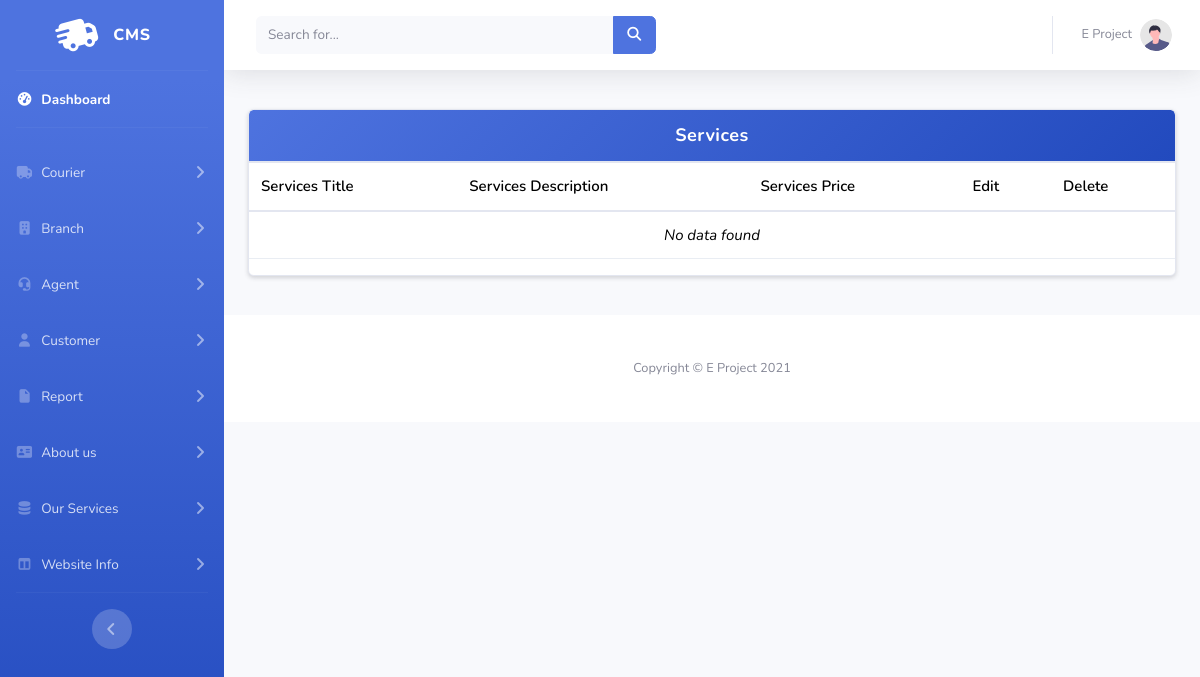
Page /Admin/ShowServices.php on the earlier database version.
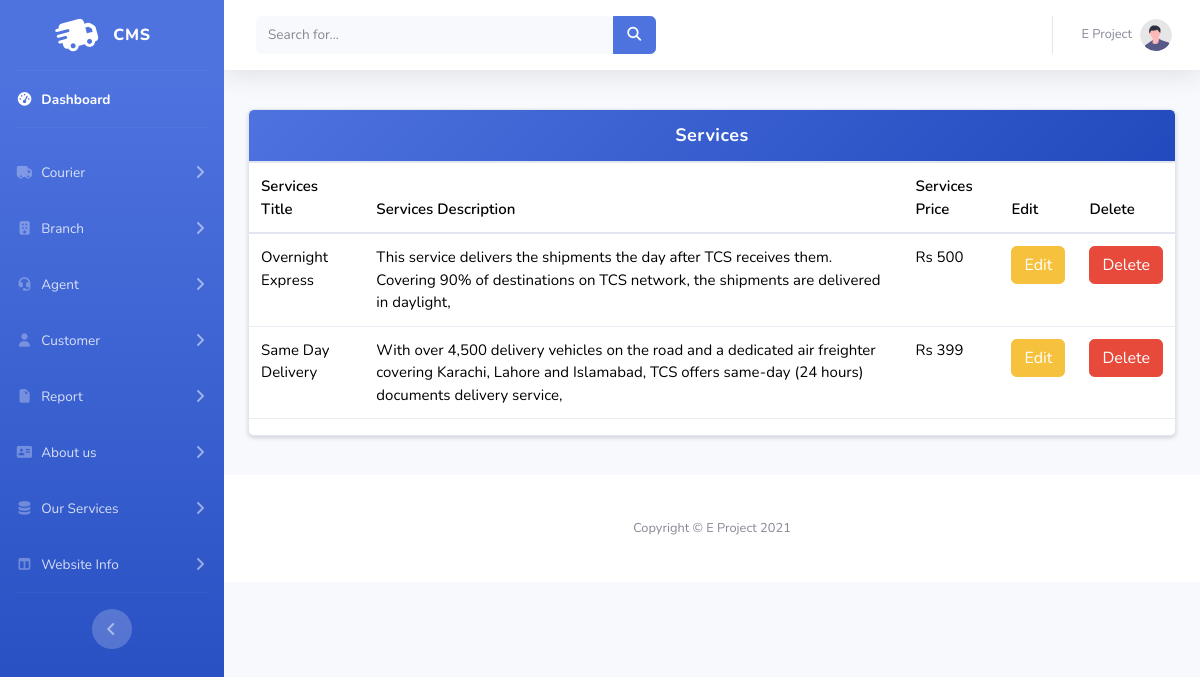
Same page on the later database version.
### tables this page shows
CREATE TABLE `service` (
  `Id` int(11) NOT NULL,
  `Title` varchar(100) NOT NULL,
  `Description` varchar(10000) NOT NULL,
  `Price` int(11) NOT NULL,
  `record_time` int(100) NOT NULL DEFAULT current_timestamp()
);

### Admin/ShowServices.php (the view, shortened to what this page needs)
<!DOCTYPE html>
<html lang="en">
<head>
</head>
<body>
    <?php
    include_once("navbar.php")
    ?>
<div class="container my-4">
    <div class="card shadow-sm">
        <div class="card-header">
            Services
        </div>
        <div class="table-responsive">
            <table class="table table-hover align-middle"  id="a">
                <thead>
                    <tr>
                        <th>Services Title</th>
                        <th>Services Description</th>
                        <th>Services Price</th>
                        <th>Edit</th>
                        <th>Delete</th>
                    </tr>
                </thead>
                <tbody>
                    <?php
                    $run = mysqli_query($conn, "SELECT * FROM service");
                    if ($run && mysqli_num_rows($run) > 0) {
                        while ($row = mysqli_fetch_array($run)) {
                            ?>
                            <tr>
                                <td><?php echo $row[1]; ?></td>
                                <td><?php echo $row[2]; ?></td>
                                <td><?php echo "Rs ". $row[3]; ?></td>
                                <td><button class="btn btn-warning" data-bs-toggle="modal" data-bs-target="#exampleModal">Edit</button></td>
                                <td><a href="DeleteServices.php?id=<?php echo $row[0]; ?>" class="btn btn-danger">Delete</a></td>
                            </tr>
<div class="modal fade" id="exampleModal" tabindex="-1" aria-labelledby="exampleModalLabel" aria-hidden="true">
                            <?php
                        }
                    } else {
                        echo '<tr><td colspan="6" class="no-data">No data found</td></tr>';
                    }
                    ?>
</div>
                </tbody>
            </table>
        </div>
    </div>
</div>
<?php
    include_once("footer.php")
    ?>
</body>
</html>

Differences in the rows shown:
added service: Title "Overnight Express", Description "This service delivers the shipments the day after TCS receives them. Covering 90% of destinations on TCS network, the shipments are delivered in daylight,", Price "500"
added service: Title "Same Day Delivery", Description "With over 4,500 delivery vehicles on the road and a dedicated air freighter covering Karachi, Lahore and Islamabad, TCS offers same-day (24 hours) documents delivery service,", Price "399"
Other differences:
text no longer shown: "No data found"
